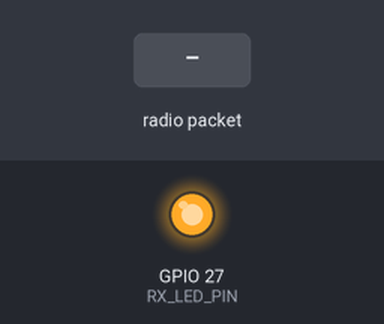
A sketch run on a simulated ESP32. Shown: output pins drawn as LEDs (lit = HIGH). Inputs (shaded band) come from the test bench. No radio packets arrive unless stated; what the sketch prints to the serial monitor is not drawn.

Above: at 1.2 s.
1.3 s: radio packet "1" arrives
Timing chart, 0 to 4.3 s (numbered marks = the images above; inputs shaded):
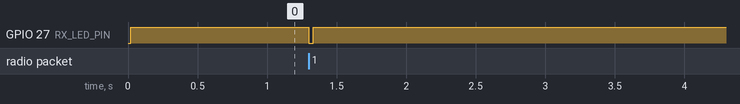

The sketch:

Gateway_LoRa.ino
```cpp
// ============================================================================
// CrowdShield Command Center Gateway Firmware
// Hardware: ESP32 DevKit + SX1278 LoRa Transceiver (Connected to Laptop via USB)
// Bridges LoRa RF packets from field nodes directly into Python PySerial.
// Relays operator downlink dispatch commands from USB Serial out onto LoRa.
// ============================================================================

#include <SPI.h>
#include <LoRa.h>

// --- Radio Frequency Configuration ---
#define LORA_BAND 433E6 // Set to 866E6 for 865-867MHz India ISM band

// --- Gateway SPI Pinout (DIO0 on GPIO 26 to avoid GPIO 2 boot-strap conflicts) ---
#define LORA_SS    5
#define LORA_RST   14
#define LORA_DIO0  26
#define RX_LED_PIN 27

void setup() {
  Serial.begin(115200);
  pinMode(RX_LED_PIN, OUTPUT);
  digitalWrite(RX_LED_PIN, LOW);

  LoRa.setPins(LORA_SS, LORA_RST, LORA_DIO0);
  if (!LoRa.begin(LORA_BAND)) {
    Serial.println("{\"status\":\"LORA_GATEWAY_INIT_FAILED\"}");
    while (true) {
      digitalWrite(RX_LED_PIN, !digitalRead(RX_LED_PIN));
      delay(150);
    }
  }

  LoRa.setSpreadingFactor(9);
  LoRa.setSignalBandwidth(125E3);

  digitalWrite(RX_LED_PIN, HIGH);
  Serial.println("{\"status\":\"LORA_GATEWAY_READY\",\"band_mhz\":433,\"baud\":115200}");
}

void loop() {
  // --- 1. RECEIVE LORA PACKET FROM FIELD -> FORWARD TO LAPTOP USB SERIAL ---
  int packetSize = LoRa.parsePacket();
  if (packetSize) {
    String msg = "";
    while (LoRa.available()) {
      msg += (char)LoRa.read();
    }
    int rssi = LoRa.packetRssi();

    // Transmit formatted line: JSON <tab> RSSI (Matches serial_reader.py data contract)
    Serial.print(msg);
    Serial.print("\t");
    Serial.println(rssi);

    // Activity blink
    digitalWrite(RX_LED_PIN, LOW);
    delay(30);
    digitalWrite(RX_LED_PIN, HIGH);
  }

  // --- 2. RECEIVE OPERATOR DOWNLINK COMMAND FROM LAPTOP USB -> BROADCAST VIA LORA ---
  if (Serial.available()) {
    String cmd = Serial.readStringUntil('\n');
    cmd.trim();
    if (cmd.length() > 0) {
      LoRa.beginPacket();
      LoRa.print(cmd);
      LoRa.endPacket();

      // Visual pulse
      for (int i = 0; i < 2; i++) {
        digitalWrite(RX_LED_PIN, LOW); delay(50);
        digitalWrite(RX_LED_PIN, HIGH); delay(50);
      }
    }
  }
}
```

Measured:
- after the input at 1.3 s, GPIO 27 (RX_LED_PIN): HIGH → LOW at once, → HIGH 0.03 s later
